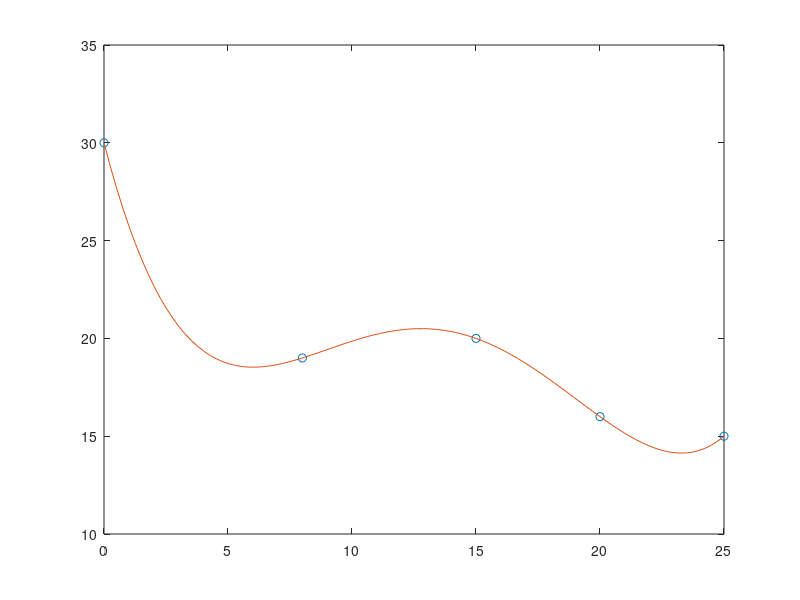
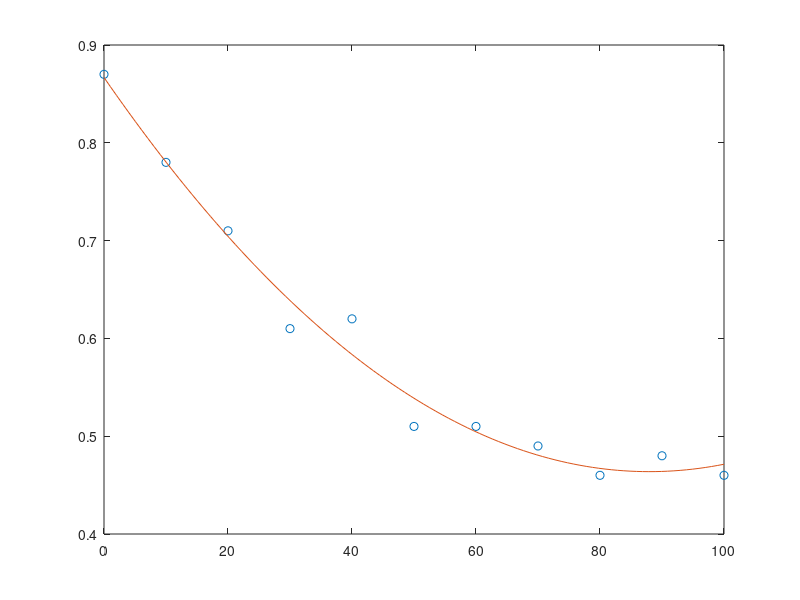

MATLAB code to generate these figures, in order:

%% Clean up
clc % vide ligne de commande
clear all % vide workspace
close all % vide fenetres et graphiques

%% Trajectoire - polynome d'interpolation

x = [0 8 15 20 25 ];
y = [ 30 19 20 16 15 ];
n = 4;

[p,S] = polyfit(x,y,n);

x1 = linspace(0,25);
y1 = polyval(p,x1);
figure
plot(x,y,'o')
hold on
plot(x1,y1)
hold off

%% Trajectoire - polynome d'approximation
dx = 10;
x = [0:dx:100];
y = [ 0.87 0.78 0.71 0.61 0.62 0.51 0.51 0.49 0.46 0.48 0.46 ];
n = 2;

[p,S] = polyfit(x,y,n);

x1 = linspace(0,100);
y1 = polyval(p,x1);
figure
plot(x,y,'o')
hold on
plot(x1,y1)
hold off
